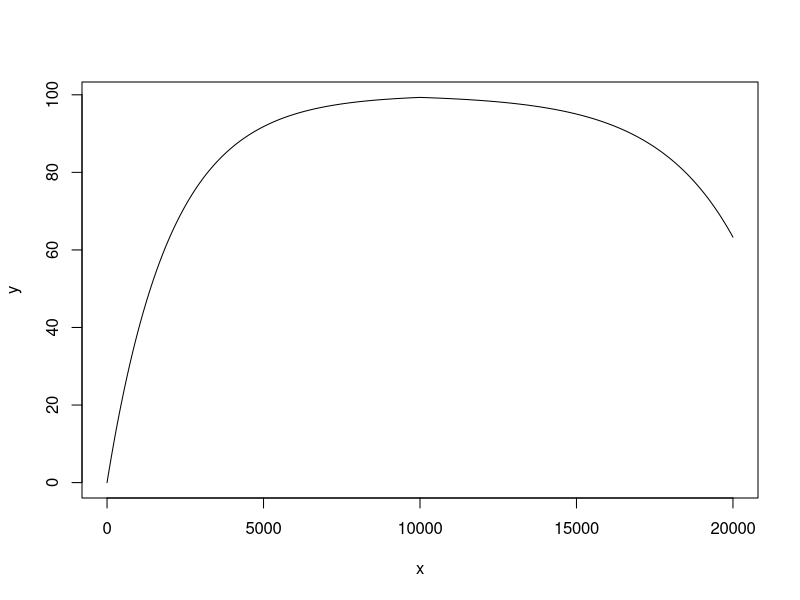

R code for this plot:
# rescola wagner
N <- 10000
max <- 100
rate <- 0.0005
start <- 0

x <- seq(0,2 * N)

deltaV <- function(V) {
  rate * (max - V)
}

y <- c(start)

for(i in 1:N) {
  y <- c(y, y[i] + deltaV(y[i]))
}

rate <- 0.0004
for(i in ((1:N)+N)) {
  y <- c(y, y[i] - deltaV(y[i]))
}

plot(x,y, type = 'l')

# rate <- 0.2
# y <- c(start)
# 
# for(i in 1:N) {
#   y <- c(y, y[i] + deltaV(y[i]))
# }
# 
# 
# par(new = TRUE)
# plot(x, y, ylim=range(c(start,max)), axes = FALSE, xlab = "", ylab = "", col = 'red', type = "l")